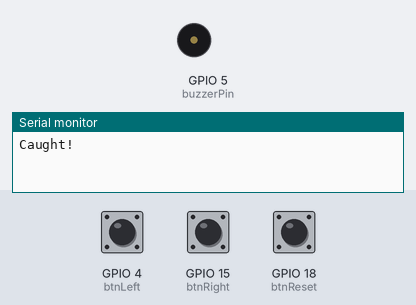
Bench run of a sketch on a simulated ESP32. On the bench: buzzer (waves = sounding), the last lines printed to the serial monitor. The inputs (shaded band) are chosen by the test bench; at power-on: GPIO 18 (btnReset) HIGH, GPIO 4 (btnLeft) HIGH, GPIO 15 (btnRight) HIGH. Random numbers use the default seed unless the sketch sets one.

Above: at 1.2 s.
1.3 s: GPIO 18 (btnReset) pulled LOW for 0.15 s
4.4 s: GPIO 18 (btnReset) pulled LOW for 1 s
8.4 s: GPIO 18 (btnReset) pulled LOW for 3.2 s
At 13.4 s:
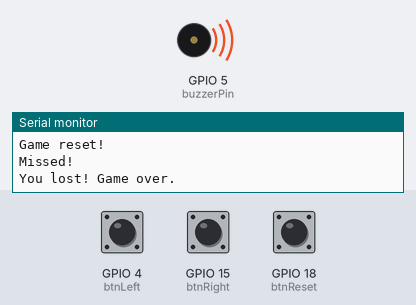
Timing chart, 0 to 16.1 s (numbered marks = the images above; inputs shaded):
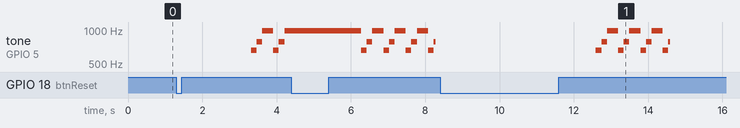

Measured:
- after the input at 8.4 s, tone on GPIO 5 (buzzerPin): plays 659 Hz for 0.15 s, 784 Hz for 0.15 s, 988 Hz for 0.30 s, 659 Hz for 0.15 s, 784 Hz for 0.15 s, 988 Hz for 0.30 s … (11 notes in this stretch), starting after 4.2 s
- by itself, tone on GPIO 5 (buzzerPin): plays 659 Hz for 0.15 s, 784 Hz for 0.15 s, 988 Hz for 0.30 s, 659 Hz for 0.15 s, 784 Hz for 0.15 s, 988 Hz for 0.30 s … (11 notes in this stretch)

The sketch:

BLINK___MISS.ino
```cpp
// Pins for 5 rows and 5 columns (added pin 22)
int rows[5] = {13, 12, 14, 27, 26}; // Row 4 = paddle
int cols[5] = {25, 33, 32, 23, 22}; // Added column pin 22

// Buttons
int btnLeft = 4;
int btnRight = 15;
int btnReset = 18; // Reset button on pin D18

// Buzzer pin
int buzzerPin = 5; // Choose an available digital pin for buzzer

// Game variables
int ballRow = 0;
int ballCol;
int paddleCol = 1;  // Start paddle in column 1
int lastBallCol = -1;

// Control inversion variables
bool invertControls = false;
unsigned long lastToggleTime = 0;
const unsigned long toggleInterval = 10000; // 10 seconds

// Dance mode variables
bool danceMode = false;
unsigned long lastDanceTrigger = 0;
const unsigned long danceInterval = 25000; // every 25 seconds
const unsigned long danceDuration = 3000;  // dance lasts 3 seconds
unsigned long danceStartTime = 0;

// Lose condition variables
bool lost = false;
unsigned long lostStartTime = 0;   // track when lost started
unsigned long gameStartTime = 0;
const unsigned long loseTimeLimit = 120000; // 2 minutes

// Super Mario buzzer melody globals
const int marioNotes[] = {659, 784, 988}; // E5, G5, B5
const int marioDurations[] = {150, 150, 300};
const int marioNotesCount = 3;
unsigned long marioNoteStartTime = 0;
int marioCurrentNote = 0;
bool marioPlaying = false;

void setup() {
  Serial.begin(115200);
  randomSeed(analogRead(0));

  for (int i = 0; i < 5; i++) pinMode(rows[i], OUTPUT);
  for (int i = 0; i < 5; i++) pinMode(cols[i], OUTPUT);  // 5 columns now

  pinMode(btnLeft, INPUT_PULLUP);
  pinMode(btnRight, INPUT_PULLUP);
  pinMode(btnReset, INPUT_PULLUP);  // Reset button input

  pinMode(buzzerPin, OUTPUT);
  digitalWrite(buzzerPin, LOW);

  allOff();
  spawnBall();
  lastDanceTrigger = millis();
  gameStartTime = millis();
}

void loop() {
  // Check reset button
  if (digitalRead(btnReset) == LOW) { // pressed (active LOW)
    resetGame();
  }

  if (lost) {
    unsigned long now = millis();

    // Blink all LEDs every 300ms
    if ((now / 300) % 2 == 0) {
      allOn();
    } else {
      allOff();
    }

    // Play Mario tune for 2 seconds after lost
    if (now - lostStartTime < 2000) {
      playSuperMarioSoundNonBlocking(now);
    } else {
      noTone(buzzerPin);
      marioPlaying = false; // stop playing melody after 2 sec
    }
    return; // skip rest of game while lost
  }

  unsigned long currentMillis = millis();

  if (currentMillis - gameStartTime > loseTimeLimit) {
    Serial.println("You survived 2 minutes! You win!");
    gameStartTime = currentMillis;
  }

  if (currentMillis - lastToggleTime > toggleInterval) {
    invertControls = !invertControls;
    lastToggleTime = currentMillis;
    Serial.print("Controls inverted? ");
    Serial.println(invertControls ? "YES" : "NO");
  }

  if (!danceMode && currentMillis - lastDanceTrigger > danceInterval) {
    danceMode = true;
    danceStartTime = currentMillis;
    lastDanceTrigger = currentMillis;
    Serial.println("Dance mode started! 💃🕺");
  }

  if (danceMode) {
    randomDance();

    if (currentMillis - danceStartTime > danceDuration) {
      danceMode = false;
      allOff();
      Serial.println("Dance mode ended, back to catching!");
    }
    return;
  }

  handlePaddleMovement();
  displayGame();

  static unsigned long lastFallTime = 0;
  if (currentMillis - lastFallTime > 200) {
    lastFallTime = currentMillis;
    updateBall();
  }
}

// Reset game function
void resetGame() {
  Serial.println("Game reset!");
  lost = false;
  ballRow = 0;
  paddleCol = 1;
  lastBallCol = -1;
  invertControls = false;
  danceMode = false;
  allOff();
  spawnBall();
  gameStartTime = millis();
  lastDanceTrigger = millis();
  lastToggleTime = millis();
  digitalWrite(buzzerPin, LOW);
  marioPlaying = false;
}

// ------------------- GAME LOGIC -------------------

void spawnBall() {
  do {
    ballCol = random(0, 5);  // 5 columns now
  } while (ballCol == lastBallCol);
  lastBallCol = ballCol;
  ballRow = 0;
}

void updateBall() {
  if (ballRow < 4) {
    ballRow++;
  } else {
    if (ballCol == paddleCol) {
      Serial.println("Caught!");
    } else {
      Serial.println("Missed!");
      lost = true;
      lostStartTime = millis();  // Start lost mode timer
      Serial.println("You lost! Game over.");
    }
    spawnBall();
  }
}

void handlePaddleMovement() {
  if (!invertControls) {
    if (digitalRead(btnLeft) == LOW && paddleCol > 0) {
      paddleCol--;
      delay(150);
    }
    if (digitalRead(btnRight) == LOW && paddleCol < 4) {  // max col 4 now
      paddleCol++;
      delay(150);
    }
  } else {
    if (digitalRead(btnLeft) == LOW && paddleCol < 4) {
      paddleCol++;
      delay(150);
    }
    if (digitalRead(btnRight) == LOW && paddleCol > 0) {
      paddleCol--;
      delay(150);
    }
  }
}

// ------------------- DISPLAY -------------------

void displayGame() {
  for (int r = 0; r < 5; r++) {
    allOff();
    digitalWrite(rows[r], LOW);
    for (int c = 0; c < 5; c++) {  // loop through 5 columns
      if (r == ballRow && c == ballCol) digitalWrite(cols[c], HIGH);
      if (r == 4 && c == paddleCol) digitalWrite(cols[c], HIGH);
    }
    delay(2);
  }
}

void allOff() {
  for (int i = 0; i < 5; i++) digitalWrite(rows[i], HIGH);
  for (int i = 0; i < 5; i++) digitalWrite(cols[i], LOW);
}

void allOn() {
  for (int i = 0; i < 5; i++) digitalWrite(rows[i], LOW);
  for (int i = 0; i < 5; i++) digitalWrite(cols[i], HIGH);
}

// ------------------- RANDOM DANCE -------------------

void randomDance() {
  allOff();
  int r = random(0, 5);
  int c = random(0, 5);  // 5 columns
  digitalWrite(rows[r], LOW);
  digitalWrite(cols[c], HIGH);
  delay(200);
}

// ------------------- NON-BLOCKING SUPER MARIO BUZZER SOUND -------------------

void playSuperMarioSoundNonBlocking(unsigned long currentMillis) {
  if (!marioPlaying) {
    // start first note
    marioCurrentNote = 0;
    marioNoteStartTime = currentMillis;
    tone(buzzerPin, marioNotes[marioCurrentNote]);
    marioPlaying = true;
  }

  // Check if current note duration elapsed
  if (currentMillis - marioNoteStartTime >= marioDurations[marioCurrentNote]) {
    noTone(buzzerPin);
    marioCurrentNote++;
    if (marioCurrentNote >= marioNotesCount) {
      marioCurrentNote = 0; // Loop back to first note
    }
    marioNoteStartTime = currentMillis;
    tone(buzzerPin, marioNotes[marioCurrentNote]);
  }
}
```
